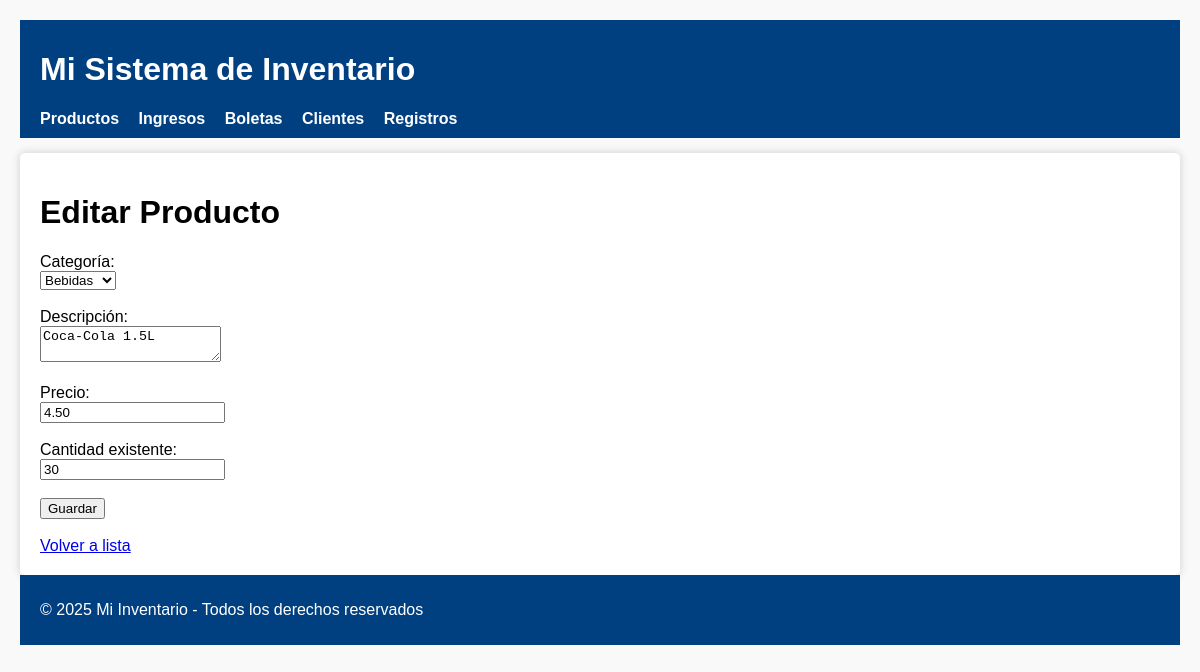
/?controller=producto&action=edit&id=1, run on the app's committed database.
### tables this page shows
CREATE TABLE productos (
    id INT AUTO_INCREMENT PRIMARY KEY,
    categoria VARCHAR(100) NOT NULL,
    descripcion TEXT NOT NULL,
    precio DECIMAL(10,2) NOT NULL,
    cantidad_existente INT NOT NULL DEFAULT 0
);

### controllers/ProductoController.php (called while the page is built, shortened)
<?php
require_once BASE_PATH . '\models\Producto.php';
class ProductoController
{
    private $producto;
    public function __construct()
    {
        $database = new Database();
        $this->db = $database->conectar();
        $this->producto = new Producto($this->db);
    }
    public function edit()
    {
        $categorias = $this->producto->getCategorias();
        if ($_SERVER['REQUEST_METHOD'] === 'POST') {
            $id_producto = $_POST['id'] ?? null;
            if (!$id_producto) {
                $error = "ID de cliente no válido.";
            } else {
                $this->producto->id = $id_producto;
                $this->producto->categoria = $_POST['categoria'];
                $this->producto->descripcion = $_POST['descripcion'];
                $this->producto->precio = $_POST['precio'];
                $this->producto->cantidad_existente = $_POST['cantidad_existente'];
                if ($this->producto->edit($id_producto)) {
                    $mensaje = "Producto editado correctamente.";
                } else {
                    $error = "Error al editar producto.";
                }
                $producto = $this->producto->getProducto($id_producto);
            }
        } else {
            $id_producto = $_GET['id'] ?? null;
            $producto = $this->producto->getProducto($id_producto);
        }
        require BASE_PATH . '/views/productos/edit.php';
        require BASE_PATH . '/views/layout.php';
    }
}

### config/database.php (called while the page is built, shortened)
<?php
class Database
{
    private $host = "localhost";
    private $db_name = "inventario_app";
    private $username = "root";
    private $password = "";
    public function conectar()
    {
        $this->conn = null;
        try {
            $this->conn = new PDO("mysql:host={$this->host};dbname={$this->db_name};charset=utf8mb4", $this->username, $this->password);
            $this->conn->setAttribute(PDO::ATTR_ERRMODE, PDO::ERRMODE_EXCEPTION);
        } catch (PDOException $exception) {
            echo "Error de conexión: " . $exception->getMessage();
        }
        return $this->conn;
    }
}

### models/Producto.php (called while the page is built, shortened)
<?php
require_once 'BaseModel.php';
class Producto extends BaseModel
{
    private $tabla = "productos";
    public function getProducto(string $idProducto)
    {
        $query = "SELECT * FROM " . $this->tabla . " WHERE id = " . $idProducto;
        return $this->fetchAllQuery($query)[0];
    }
    public function getCategorias()
    {
        $query = "SELECT DISTINCT categoria FROM " . $this->tabla . " ORDER BY id ASC";
        return $this->fetchAllQuery($query);
    }
}

### models/BaseModel.php (called while the page is built, shortened)
<?php class BaseModel
{
    public $db;
    public function __construct($db)
    {
        $this->db = $db;
    }
    protected function fetchAllQuery(string $sql, array $params = []): array
    {
        $stmt = $this->db->prepare($sql);
        $stmt->execute($params);
        return $stmt->fetchAll(PDO::FETCH_ASSOC);
    }
}

### views/productos/edit.php (the view, shortened to what this page needs)
<h1>Editar Producto</h1>
<form method="POST" action="?controller=producto&action=edit">
    <label>Categoría:</label><br>
    <select name="categoria">
        <?php foreach ($categorias as $cat): ?>
            <option value="<?= htmlspecialchars($cat['categoria']) ?>"
                <?php if ($cat['categoria'] === $producto['categoria']): ?>
                selected
                <?php endif; ?>> <?= htmlspecialchars($cat['categoria']) ?></option>
        <?php endforeach; ?>
    </select><br><br>
    <label>Descripción:</label><br>
    <textarea name="descripcion" required><?= $producto['descripcion'] ?></textarea><br><br>
    <label>Precio:</label><br>
    <input type="number" step="0.01" name="precio" value="<?= $producto['precio'] ?>" required><br><br>
    <label>Cantidad existente:</label><br>
    <input type="number" name="cantidad_existente" value="<?= $producto['cantidad_existente'] ?>" required><br><br>
    <button type="submit">Guardar</button>
</form>
<br>
<a href='?controller=producto&action=index'>Volver a lista</a>

### views/layout.php (style rules this page uses)
body { font-family: Arial, sans-serif; margin: 20px; background-color: #f9f9f9; }

### data on the page
productos: categoria "Bebidas", descripcion "Coca-Cola 1.5L", precio "4.50", cantidad_existente "30"
